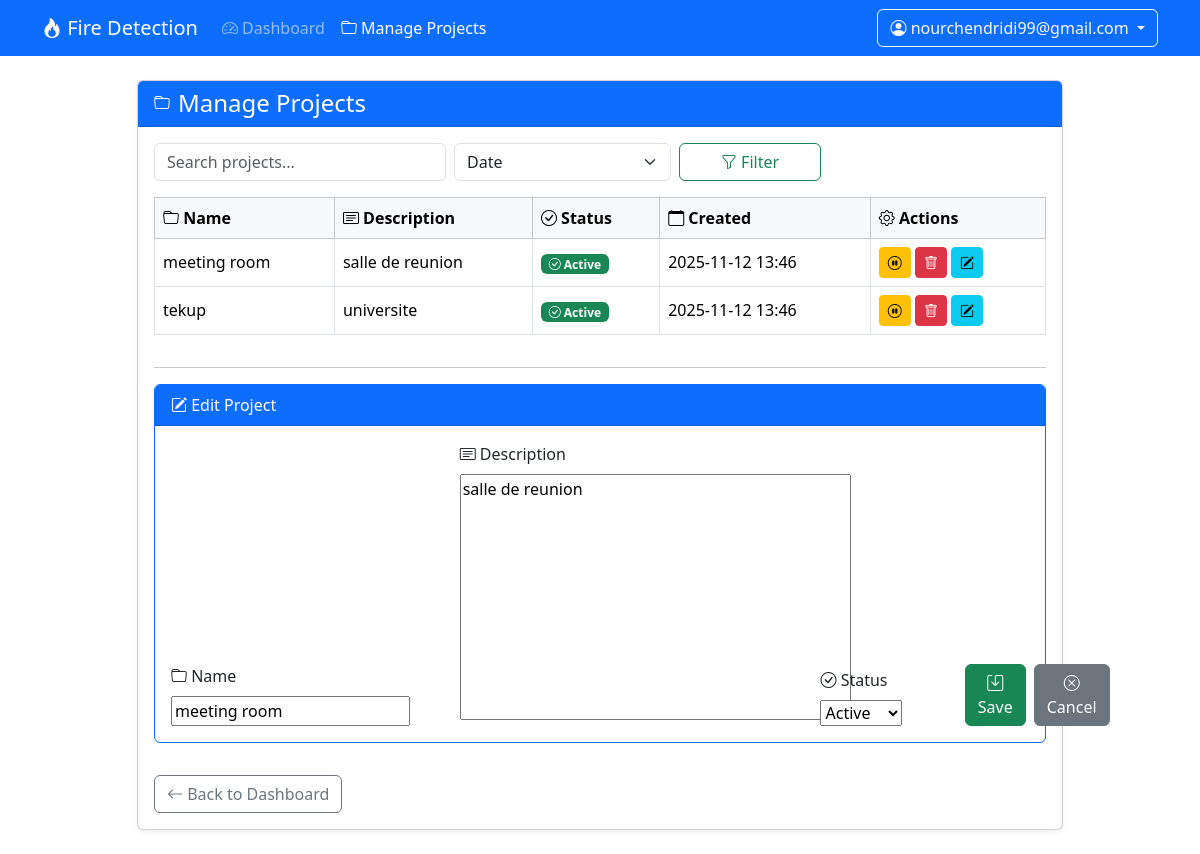
The page /accounts/projects/manage/?edit=1&sort=created_at&search= (signed in) on the database its author committed.
### accounts/models.py (models this page shows, shortened)
class CustomUser(AbstractUser):
	username = None
	email = models.EmailField('email address', unique=True)
	USER_TYPE_ADMIN = 'admin'
	USER_TYPE_SUPERVISOR = 'supervisor'
	USER_TYPE_AGENT = 'agent'
	USER_TYPE_CHOICES = [
		(USER_TYPE_ADMIN, 'Admin'),
		(USER_TYPE_SUPERVISOR, 'Supervisor'),
		(USER_TYPE_AGENT, 'Agent'),
	]
	user_type = models.CharField(max_length=20, choices=USER_TYPE_CHOICES, default=USER_TYPE_AGENT)
	USERNAME_FIELD = 'email'
	REQUIRED_FIELDS = []  # email is required by USERNAME_FIELD
	objects = CustomUserManager()

class Project(models.Model):
    STATUS_ACTIVE = 'active'
    STATUS_INACTIVE = 'inactive'
    STATUS_CHOICES = [
        (STATUS_ACTIVE, 'Active'),
        (STATUS_INACTIVE, 'Inactive'),
    ]
    name = models.CharField(max_length=100)
    description = models.TextField(blank=True)
    status = models.CharField(max_length=10, choices=STATUS_CHOICES, default=STATUS_ACTIVE)
    created_at = models.DateTimeField(auto_now_add=True)

### accounts/views.py (the view, shortened to what this page needs)
# urls.py: path('projects/manage/', views.manage_projects, name='manage_projects'),
@require_http_methods(['GET', 'POST'])
@role_required(User.USER_TYPE_ADMIN)
def manage_projects(request):
    sort = request.GET.get('sort', 'created_at')
    search = request.GET.get('search', '')
    projects = Project.objects.all()
    if search:
        projects = projects.filter(name__icontains=search)
    projects = projects.order_by(sort)
    edit_project = None
    if 'edit' in request.GET:
        try:
            edit_project = Project.objects.get(pk=request.GET['edit'])
        except Project.DoesNotExist:
            edit_project = None
    if edit_project:
        form = ProjectForm(instance=edit_project)
    else:
        form = ProjectForm()
    return render(request, 'accounts/manage_projects.html', {
        'projects': projects,
        'sort': sort,
        'search': search,
        'edit_project': edit_project,
        'form': form,
    })

### accounts/views.py
class ProjectForm(forms.ModelForm):
    class Meta:
        model = Project
        fields = ['name', 'description', 'status']

### accounts/templates/accounts/manage_projects.html (shortened to what this page needs)
{% load static %}
<!doctype html>
<html>
<head>
    <link href="https://cdn.jsdelivr.net/npm/bootstrap@5.3.2/dist/css/bootstrap.min.css" rel="stylesheet">
    <link href="https://cdn.jsdelivr.net/npm/bootstrap-icons@1.7.2/font/bootstrap-icons.css" rel="stylesheet">
</head>
<body>
    <nav class="navbar navbar-expand-lg navbar-dark bg-primary mb-4">
        <div class="container">
            <a class="navbar-brand" href="#"><i class="bi bi-fire"></i> Fire Detection</a>
            <div class="collapse navbar-collapse" id="navbarNav">
                <ul class="navbar-nav me-auto">
                    <li class="nav-item">
                        <a class="nav-link" href="{% url 'admin_dashboard' %}"><i class="bi bi-speedometer2"></i> Dashboard</a>
                    </li>
                    <li class="nav-item">
                        <a class="nav-link active" href="{% url 'manage_projects' %}"><i class="bi bi-folder"></i> Manage Projects</a>
                    </li>
                </ul>
                <div class="d-flex align-items-center">
                    <div class="dropdown">
                        <button class="btn btn-outline-light dropdown-toggle" type="button" data-bs-toggle="dropdown">
                            <i class="bi bi-person-circle"></i> {{ request.user.email }}
                        </button>
                    </div>
                </div>
            </div>
        </div>
    </nav>
    <div class="container">
        <div class="row justify-content-center">
            <div class="col-lg-10">
                <div class="card shadow-sm mb-4">
                    <div class="card-header bg-primary text-white d-flex align-items-center">
                        <i class="bi bi-folder me-2"></i>
                        <h4 class="mb-0">Manage Projects</h4>
                    </div>
                    <div class="card-body">
                        <form method="get" class="row g-2 mb-3">
                            <div class="col-md-4">
                                <input type="text" name="search" value="{{ search }}" class="form-control" placeholder="Search projects...">
                            </div>
                            <div class="col-md-3">
                                <select name="sort" class="form-select">
                                    <option value="created_at" {% if sort == 'created_at' %}selected{% endif %}>Date</option>
                                </select>
                            </div>
                            <div class="col-md-2">
                                <button type="submit" class="btn btn-outline-success w-100"><i class="bi bi-funnel"></i> Filter</button>
                            </div>
                        </form>
                        <div class="table-responsive">
                            <table class="table table-bordered table-hover align-middle">
                                <thead class="table-light">
                                    <tr>
                                        <th><i class="bi bi-folder"></i> Name</th>
                                        <th><i class="bi bi-card-text"></i> Description</th>
                                        <th><i class="bi bi-check-circle"></i> Status</th>
                                        <th><i class="bi bi-calendar"></i> Created</th>
                                        <th><i class="bi bi-gear"></i> Actions</th>
                                    </tr>
                                </thead>
                                <tbody>
                                {% for project in projects %}
                                    <tr>
                                        <td>{{ project.name }}</td>
                                        <td>{{ project.description|truncatewords:10 }}</td>
                                        <td>
                                            {% if project.status == 'active' %}
                                                <span class="badge bg-success"><i class="bi bi-check-circle"></i> Active</span>
                                            {% else %}
                                                <span class="badge bg-secondary"><i class="bi bi-x-circle"></i> Inactive</span>
                                            {% endif %}
                                        </td>
                                        <td>{{ project.created_at|date:"Y-m-d H:i" }}</td>
                                        <td>
                                            <div class="d-flex gap-1">
                                                <form method="post" style="display:inline;">
                                                    {% if project.status == 'active' %}
                                                        <button name="action" value="deactivate" class="btn btn-warning btn-sm" title="Deactivate">
                                                            <i class="bi bi-pause-circle"></i>
                                                        </button>
                                                    {% else %}
                                                        <button name="action" value="activate" class="btn btn-success btn-sm" title="Activate">
                                                            <i class="bi bi-play-circle"></i>
                                                        </button>
                                                    {% endif %}
                                                    <button name="action" value="delete" class="btn btn-danger btn-sm" title="Delete" onclick="return confirm('Delete project?');">
                                                        <i class="bi bi-trash"></i>
                                                    </button>
                                                </form>
                                                <a href="?edit={{ project.id }}&sort={{ sort }}&search={{ search }}" class="btn btn-info btn-sm" title="Edit">
                                                    <i class="bi bi-pencil-square"></i>
                                                </a>
                                            </div>
                                        </td>
                                    </tr>
                                {% endfor %}
                                </tbody>
                            </table>
                        </div>
                        <hr>
                        <div class="card border-primary mb-3">
                            <div class="card-header bg-primary text-white">
                                {% if edit_project %}
                                    <i class="bi bi-pencil-square"></i> Edit Project
                                {% else %}
                                    <i class="bi bi-plus-circle"></i> Create Project
                                {% endif %}
                            </div>
                            <div class="card-body">
                                <form method="post" class="row g-2 align-items-end">
                                    <div class="col-md-4">
                                        <label class="form-label"><i class="bi bi-folder"></i> Name</label>
                                        {{ form.name }}
                                    </div>
                                    <div class="col-md-5">
                                        <label class="form-label"><i class="bi bi-card-text"></i> Description</label>
                                        {{ form.description }}
                                    </div>
                                    <div class="col-md-2">
                                        <label class="form-label"><i class="bi bi-check-circle"></i> Status</label>
                                        {{ form.status }}
                                    </div>
                                    <div class="col-md-1 d-flex gap-2">
                                        <button type="submit" class="btn btn-success">
                                            <i class="bi bi-save"></i> {% if edit_project %}Save{% else %}Create{% endif %}
                                        </button>
                                        {% if edit_project %}
                                            <a href="{% url 'manage_projects' %}?sort={{ sort }}&search={{ search }}" class="btn btn-secondary"><i class="bi bi-x-circle"></i> Cancel</a>
                                        {% endif %}
                                    </div>
                                </form>
                            </div>
                        </div>
                        <a href="{% url 'admin_dashboard' %}" class="btn btn-outline-secondary mt-3">
                            <i class="bi bi-arrow-left"></i> Back to Dashboard
                        </a>
                    </div>
                </div>
            </div>
        </div>
    </div>
</body>
</html>

### rows shown on the page
CustomUser: user.email "nourchendridi99@gmail.com"
Project: name "meeting room", description "salle de reunion", shows "Active", created_at "2025-11-12 13:46", status "Active"
Project: name "tekup", description "universite", status "active" (drawn), created_at "2025-11-12 13:46"
